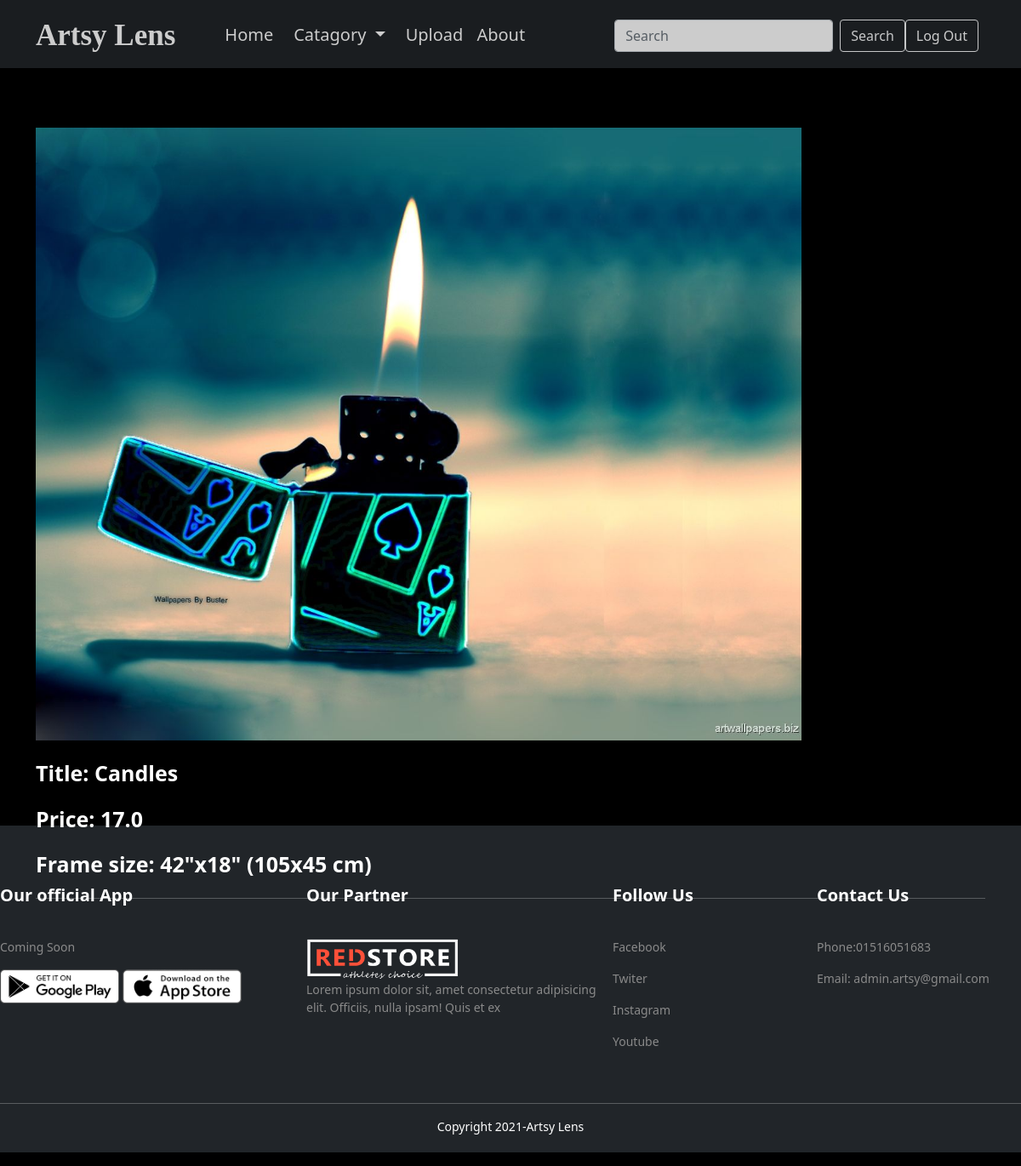
The page /photo/3/ (signed in) on the database its author committed.
### photos/models.py (models this page shows, shortened)
class Photo(models.Model):
    category = models.ForeignKey(Category, on_delete=models.SET_NULL, null=True, blank=True)
    image = models.ImageField(null=False, blank=False)
    photo_title = models.CharField(max_length=200,null=False, blank=False)
    photo_price = models.FloatField(null=False, blank=False)
    frame_size = models.CharField(max_length=200,null=False, blank=False)

### photos/views.py (the view)
# urls.py: path('photo/<str:pk>/', views.viewPhoto, name='photo'),
@login_required(login_url='login')
def viewPhoto(request, pk):
    photo = Photo.objects.get(id=pk)
    return render(request, 'photos/photo.html', {'photo':photo})

### photos/templates/photos/photo.html (shortened to what this page needs)
<!doctype html>
<html lang="en">
<head>
  <link href="https://cdn.jsdelivr.net/npm/bootstrap@5.1.3/dist/css/bootstrap.min.css" rel="stylesheet"
>
</head>
<body>
  <header class="p-3 bg-dark text-white">
    <div class="container">
      <div class="d-flex flex-wrap align-items-center justify-content-center justify-content-lg-start">
        <div class="logo">
          <a href="{% url 'gallery' %}" class="d-flex align-items-center mb-2 mb-lg-0  text-decoration-none">
            Artsy Lens
          </a>
        </div>
        <ul class="nav col-12 col-lg-auto me-lg-auto mb-2 justify-content-center mb-md-0">
          <li><a href="{% url 'gallery' %}" class="nav-link px-2 ">Home</a></li>
          <li class="nav-item dropdown">
            <a class="nav-link dropdown-toggle" href="#" id="navbarDropdownMenuLink" role="button"
              data-bs-toggle="dropdown" aria-expanded="false">
              Catagory
            </a>
          </li>
          <li><a href="{% url 'upload' %}" class="nav-link px-2 ">Upload</a></li>
          <li><a href="{% url 'about' %}" class="nav-link px-2 ">About</a></li>
        </ul>
        <form class="d-flex">
          <input class="form-control me-2" name="q" type="search" placeholder="Search" aria-label="Search">
          <button class="btn btn-outline-light" type="submit">Search</button>
        </form>
        <div class="text-end">
          <div class="log_sign">
            <button type="button" class="btn btn-outline-light me-2 sign_in"><a href="{% url 'logout' %}">Log
                Out</a></button>
          </div>
        </div>
      </div>
    </div>
  </header>
  <main>
    <div class="container">
      <div class="row justify-content-center">
        <div class="col">
          <div style="height: 90vh;">
            <img style="max-width: 100%; max-height: 100%" src="{{photo.image.url}}" alt="">
            <div class="photo-details" style="margin: 20px 0; font-size: 25px; font-weight: 600;">
              <p>Title: {{photo.photo_title}}</p>
              <p>Price: {{photo.photo_price}}</p>
              <p>Frame size: {{photo.frame_size}}</p>
            </div>
            <p>
              <hr class="text-light">
            </p>
          </div>
        </div>
      </div>
    </div>
  </main>
  <footer>
    <div class="footer-internal">
      <div class="part1">
        <h2>Our official App</h2>
        <p>Coming Soon</p>
        <div class="part1-img">
          <img src="../../../static/images/play-store.png" alt="">
          <img src="../../../static/images/app-store.png" alt="">
        </div>
      </div>
      <div class="part2">
        <h2>Our Partner</h2>
        <div class="part2-img">
          <img src="../../../static/images/logo-white.png" alt="">
        </div>
        <p>Lorem ipsum dolor sit, amet consectetur adipisicing elit. Officiis, nulla ipsam! Quis et ex</p>
      </div>
      <div class="part3">
        <h2>Follow Us</h2>
        <p><a href="https://www.facebook.com/" target="_blank"> Facebook</a></p>
        <p><a href=" https://twitter.com/" target="_blank"> Twiter</a></p>
        <p><a href="https://www.instagram.com/" target="_blank"> Instagram</a></p>
        <p><a href="https://www.youtube.com/" target="_blank"> Youtube</a></p>
      </div>
      <div class="part4">
        <h2>Contact Us</h2>
        <p>Phone:01516051683</p>
        <p>Email: admin.artsy@gmail.com</p>
      </div>
    </div>
    <hr>
    <div class="final-part">
      <p>Copyright 2021-Artsy Lens</p>
    </div>
  </footer>
</body>
</html>

### photos/templates/photos/photo.html (style rules this page uses)
:root { --trans: all 0.3s linear; }
body { background: #000000; }
p, h3, label { color: #ffffff; }
header { padding: 20px 0; position: fixed; width: 100%; height: 100px; left: 0; top: 0; background: #000000; z-index: 9999; opacity: 0.8; height: 80px; }
header .logo a { font-size: 35px; font-family: 'Gluten', cursive; font-weight: 700; text-decoration: none; transition: var(--trans); padding-right: 50px; color: #ffffff; }
header .container ul li a { text-decoration: none; font-size: 20px; color: #ffffff; transition: var(--trans); border-bottom: 2px solid transparent; }
.log_sign button a { text-decoration: none; color: #ffff; transition: var(--trans); }
main { margin-top: 150px; }
footer { background: #212529; margin-top: 100px; }
footer hr { color: #ffff; }
footer .footer-internal { max-width: 1250px; margin: 0 auto; padding-top: 70px; padding-bottom: 30px; display: grid; grid-template-columns: 3fr 3fr 2fr 2fr; grid-template-areas: "part1 part2 part3 part4"; }
footer h2 { color: #ffff; font-size: 20px; padding-bottom: 30px; font-weight: 700; }
footer p { color: #8a8a8a; font-size: 14px; }
footer .footer-internal .part1 { grid-area: part1; }
footer .footer-internal .part1 img { width: 140px; height: 40px; }
footer .footer-internal .part2 { grid-area: part2; }
footer .footer-internal .part2 img { height: 50px; width: 180px; }
footer .footer-internal .part3 { grid-area: part3; }
footer .footer-internal .part3 a { text-decoration: none; color: #8a8a8a; }
footer .footer-internal .part4 { grid-area: part4; }
footer .final-part p { text-align: center; color: #ffff; padding-bottom: 20px; }

### rows shown on the page
Photo: image (picture), photo_title "Candles", photo_price "17.0", frame_size "42\"x18\" (105x45 cm)"
